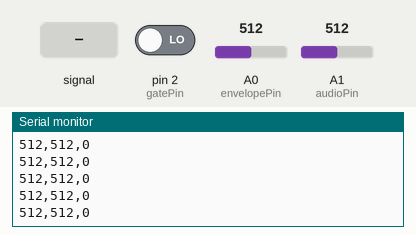
Recording of a sketch running on a simulated Arduino Uno, built with avr-gcc and run on an emulated ATmega328P. Parts: the last lines printed to the serial monitor. The inputs (shaded band) are chosen by the test bench; at power-on: A0 (envelopePin) = 512, A1 (audioPin) = 512, pin 2 (gatePin) LOW.

Above: at 1.2 s.
1.3 s: A1 (audioPin) fed a 200 Hz sine of ±81 counts around its level
At 2.0 s:
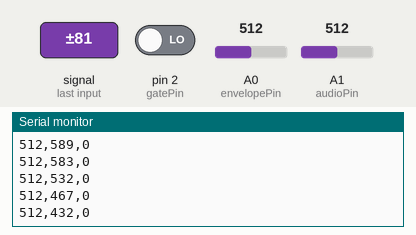
2.8 s: A0 (envelopePin) set to 716
At 3.6 s:
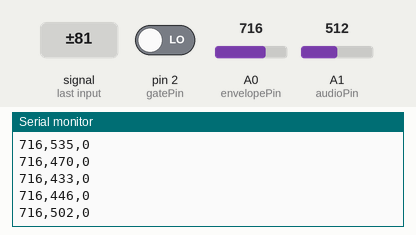
4.3 s: A1 (audioPin) set to 716
At 5.2 s:
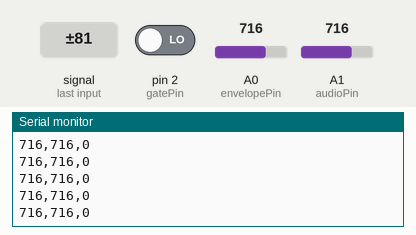
5.8 s: pin 2 (gatePin) driven HIGH
At 6.7 s:
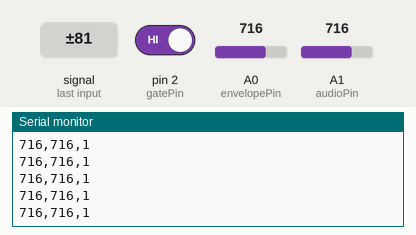
7.3 s: A1 (audioPin) fed a 1000 Hz sine of ±255 counts around its level
At 8.0 s:
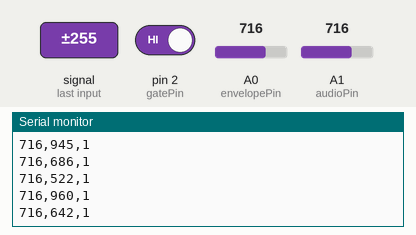
8.8 s: A0 (envelopePin) set to 900
At 9.8 s:
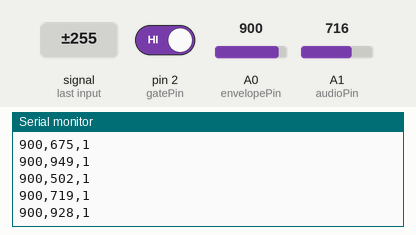
Timing chart, 0 to 11.3 s (numbered marks = the images above; inputs shaded):
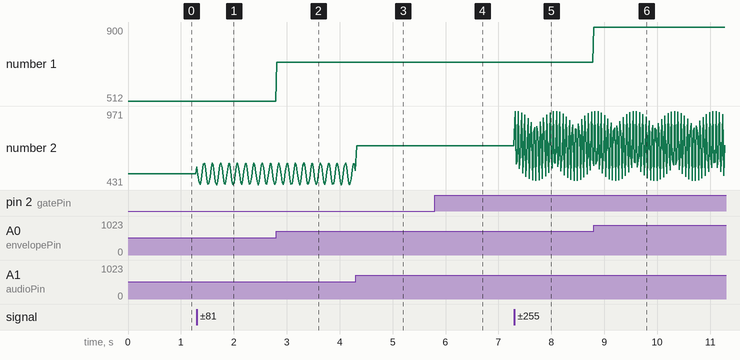

Measured:
- after the input at 1.3 s, the serial monitor: prints a new line at once (image 1)
- after the input at 5.8 s, the serial monitor: prints a new line at once (image 4)
- after the input at 7.3 s, the serial monitor: prints a new line at once (image 5)
- plotted number 2: 512 → 447 after the input at 1.3 s, 716 → 619 after the input at 7.3 s

The sketch:

arduino_triple_input_test.ino
```cpp
int envelopePin = A0; //amplitude
int audioPin = A1;
int gatePin = 2;

void setup() {
  Serial.begin(115200);
  pinMode(gatePin, INPUT);
}

void loop() {
  int envelope = analogRead(envelopePin);
  int audio = analogRead(audioPin);
  int gate = digitalRead(gatePin);

  Serial.print(envelope);
  Serial.print(",");
  Serial.print(audio);
  Serial.print(",");
  Serial.println(gate);

  delay(20);
}
```
